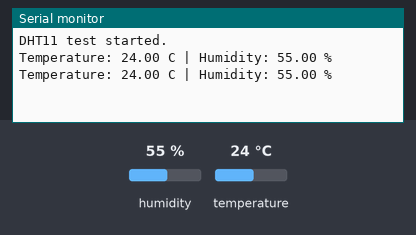
A sketch run on a simulated Arduino Uno, built with avr-gcc and run on an emulated ATmega328P. Shown: the last lines printed to the serial monitor. Inputs (shaded band) come from the test bench; at power-on: humidity 55 %, temperature 24 °C.

Above: at 2.8 s.
2.9 s: humidity set to 22 %
At 5.3 s:
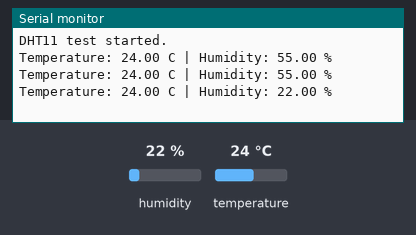
5.6 s: temperature set to 12 °C
At 6.8 s:
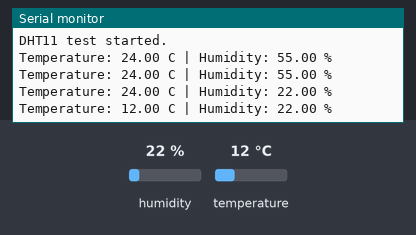
8.3 s: humidity set to 40 %
At 11.6 s:
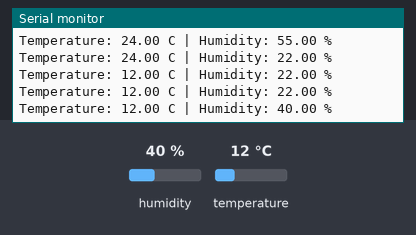
Timing chart, 0 to 13.1 s (numbered marks = the images above; inputs shaded):
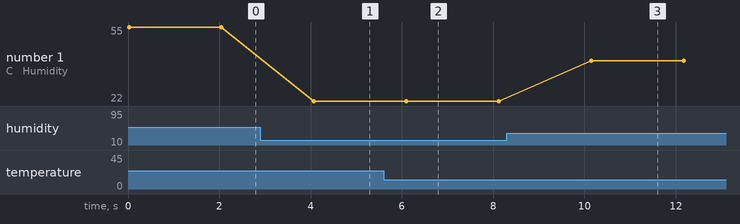

The sketch:

04_dht11_test.ino
```cpp
#include <DHT.h>

const int DHT_PIN = 2;
const int DHT_TYPE = DHT11;

DHT dht(DHT_PIN, DHT_TYPE);

void setup() {
  Serial.begin(9600);
  dht.begin();

  Serial.println("DHT11 test started.");
}

void loop() {
  float humidity = dht.readHumidity();
  float temperature = dht.readTemperature();

  if (isnan(temperature) || isnan(humidity)) {
    Serial.println("ERROR: Could not read the DHT11 sensor.");
  } else {
    Serial.print("Temperature: ");
    Serial.print(temperature);
    Serial.print(" C | Humidity: ");
    Serial.print(humidity);
    Serial.println(" %");
  }

  delay(2000);
}
```

Measured:
- after the input at 2.9 s, the serial monitor: prints a new line after 1.2 s (image 1)
- after the input at 5.6 s, the serial monitor: prints a new line after 0.50 s (image 2)
- after the input at 8.3 s, the serial monitor: prints a new line after 1.8 s (image 3)
- plotted number 1: 55 → 22 after the input at 2.9 s, 22 → 40 after the input at 8.3 s
